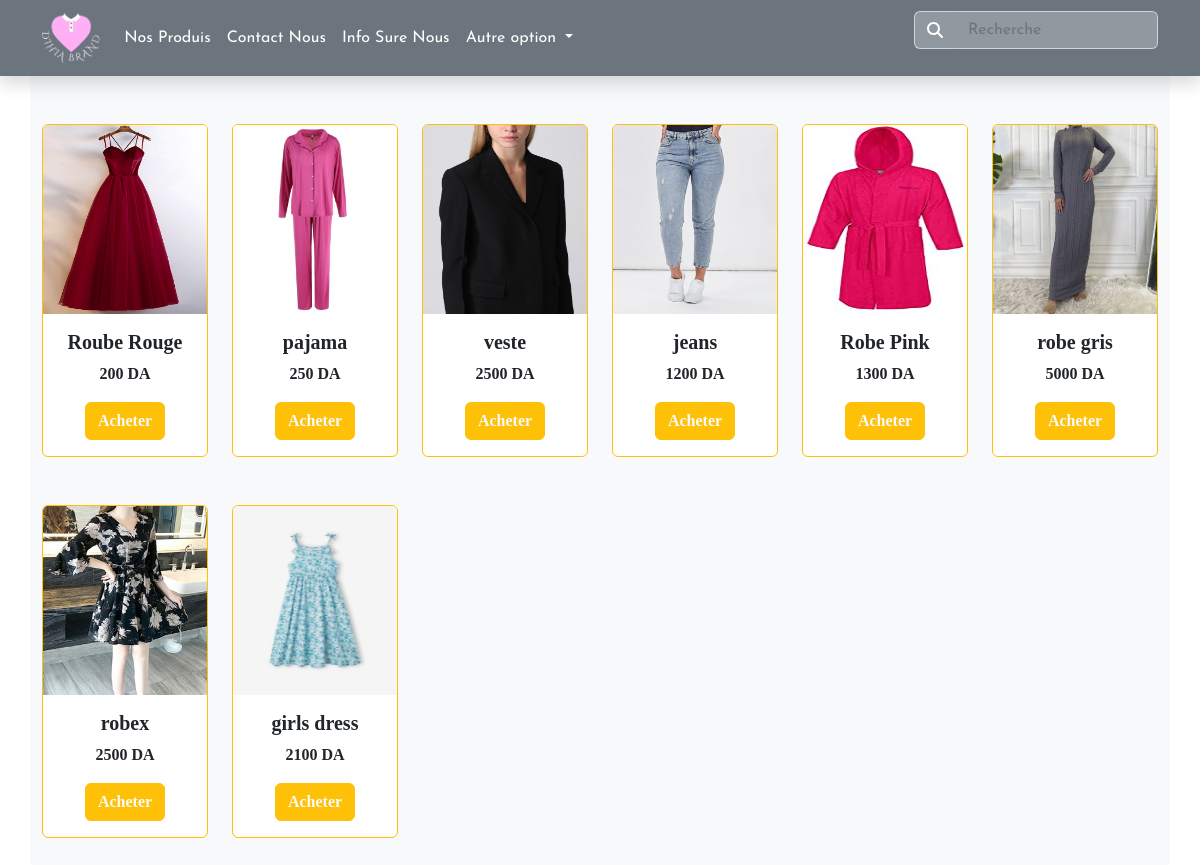
The app's page /Prods.php with its own data.
### tables this page shows
CREATE TABLE `prods` (
  `Id` int(11) NOT NULL,
  `Name` varchar(255) NOT NULL,
  `Price` varchar(255) NOT NULL,
  `Images` varchar(255) NOT NULL
);

### Prods.php (the view, shortened to what this page needs)
<?php
include("conn.php");
$query = mysqli_query($conn , 'SELECT * FROM prods');
?>
<!DOCTYPE html>
<html lang="en">
<head>
    <link rel="stylesheet" href="css/ContactUs.css">
    <link rel="stylesheet" href="css/bootstrap.min.css">
    <link rel="stylesheet" href="css/all.min.css">
    <link rel="stylesheet" href="css/style1.css">
</head>
<body style="font-family: 'Josefin Sans', sans-serif;">
<nav class="navbar navbar-expand-lg bg-body-tertiary d-flex shadow  bg-secondary">
  <div class="container">
    <a class="navbar-brand text-white fw-bold" href="index.php"><img class="image-fluid rounded" style="height: 50px;" src="images/Logo1.png" alt="" srcset=""></a>
    <div class="collapse navbar-collapse" id="navbarSupportedContent">
      <ul class="navbar-nav me-auto mb-2 mb-lg-0">
        <li class="nav-item">
          <a class="nav-link text-white" href="prods.php">Nos Produis</a>
        </li>
        <li class="nav-item">
            <a class="nav-link text-white" href="ContactUs.php">Contact Nous</a>
        </li>
        <li class="nav-item">
            <a class="nav-link text-white" href="about.php">Info Sure Nous</a>
        </li>
        <li class="nav-item dropdown">
          <a class="nav-link dropdown-toggle text-white" href="#" role="button" data-bs-toggle="dropdown" aria-expanded="false">
            Autre option
          </a>
        </li>
      </ul>
      <form class="d-flex align-self-center align-items-center" role="search">
        <div class="input-group mb-3">
            <span class="input-group-text" id="basic-addon1" style="background-color: rgba(240, 248, 255, 0.274); border-right-color: transparent !important;">  <i class="fa-solid fa-magnifying-glass text-white"></i></span>
            <input type="text" style="background-color: rgba(240, 248, 255, 0.274); border-left-color: transparent !important;" class="form-control" placeholder="Recherche" aria-label="Username" aria-describedby="basic-addon1">
        </div>
      </form>
    </div>
  </div>
</nav>
    <div class="position-relative container bg-light pt-5" style="top: 2cm">
    <div class="row" style="font-family: 'Josefin Sans', sans-serif;">
      <?php
          while($row = mysqli_fetch_assoc($query)){
            echo "
              <div class='col-lg-2 col-md-4 col'>
                <main>
                  <div  class='card text-center border border-warning mt-0 mb-5 procrd'>
                      <img src='$row[Images]' class='card-img-top' style='height:5cm ;'>
                      <div class='card-body'>
                          <h5  id='ighmh' style=' font-family:cairo ; font-weight:bold' class='card-title'>$row[Name]</h5>
                          <p style=' font-family:cairo ; font-weight:bold' class='card-text'>$row[Price] DA</p>
                          <a  style='font-family:cairo' href='val.php?id=$row[Id]' class='btn btn-warning text-light fw-bold'>Acheter</a>
                      </div>
                  </div>
                </main>
              </div>
          ";  }
      ?>
      </div>
    </div>
</body>
</html>

### css/ContactUs.css (style rules this page uses)
:root { --pink : #ffaff4 ; --dark : #1c1a30 ; --blue : #198daa ; --Kblue : #644b75 ; }
.navbar { position: absolute; width: 100%; z-index: 5; }
.navbar form { align-items: center !important; margin-top: auto; }

### css/style1.css (style rules this page uses)
:root { --pink : #ffaff4 ; --dark : #1c1a30 ; --blue : #198daa ; --Kblue : #644b75 ; }
* { margin: 0; padding: 0; }
body { width: 100% !important; margin: auto; }
.navbar { position: absolute; width: 100%; z-index: 5; }
.navbar form { align-items: center !important; margin-top: auto; }

### records on screen
prods: Images (picture), Name "Roube Rouge", Price "200"
prods: Images (picture), Name "pajama", Price "250"
prods: Images (picture), Name "veste", Price "2500"
prods: Images (picture), Name "jeans", Price "1200"
prods: Images (picture), Name "Robe Pink", Price "1300"
prods: Images (picture), Name "robe gris", Price "5000"
prods: Images (picture), Name "robex", Price "2500"
prods: Images (picture), Name "girls dress", Price "2100"
